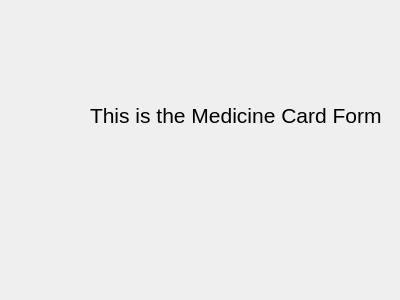
<?xml version="1.0" encoding="UTF-8"?>
<ui version="4.0">
 <class>MedicineCardForm</class>
 <widget class="QWidget" name="MedicineCardForm">
  <property name="geometry">
   <rect>
    <x>0</x>
    <y>0</y>
    <width>400</width>
    <height>300</height>
   </rect>
  </property>
  <property name="windowTitle">
   <string>Form</string>
  </property>
  <widget class="QLabel" name="label">
   <property name="geometry">
    <rect>
     <x>90</x>
     <y>100</y>
     <width>301</width>
     <height>31</height>
    </rect>
   </property>
   <property name="font">
    <font>
     <pointsize>16</pointsize>
    </font>
   </property>
   <property name="text">
    <string>This is the Medicine Card Form</string>
   </property>
  </widget>
 </widget>
 <resources/>
 <connections/>
</ui>
